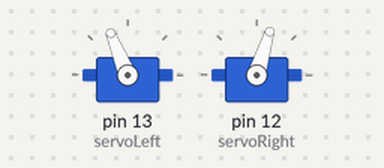
A sketch run on a simulated Arduino Uno, built with avr-gcc and run on an emulated ATmega328P. Shown: 2 × servo.

Above: at 0.05 s.
Timing chart, 0 to 3.6 s (numbered marks = the images above):
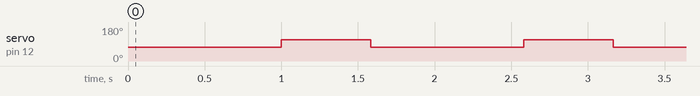

The sketch:

Test.ino
```cpp
/*
 Robotics with the BOE Shield – LeftServoClockwise
 Generate a servo full speed clockwise signal on digital pin 13.
 */

#include <Servo.h>                           // Include servo library

Servo servoLeft;
Servo servoRight;// Declare left servo

void setup()                                 // Built in initialization block
{
  servoLeft.attach(13);
  servoRight.attach(12);// Attach left signal to pin 13
  servoLeft.writeMicroseconds(1700);         // 1.3 ms full speed clockwise
  servoRight.writeMicroseconds(1300);

}

void loop()                                  // Main loop auto-repeats
{                                            // Empty, nothing needs repeating
  straight(1);
  delay(1000);
  turn90(true);
}

void straight(double velocity){
  double left = 1500 + velocity * 200;
  double right = 1500 - velocity * 200;
  servoLeft.writeMicroseconds(left);
  servoRight.writeMicroseconds(right);
}

void turn90(boolean left){
  if (left){
    servoLeft.writeMicroseconds(1700);
  servoRight.writeMicroseconds(1700);
  delay(582);
  servoLeft.writeMicroseconds(1500);
  servoRight.writeMicroseconds(1500);
  } else {

  }

}
```

Measured:
- by itself, servo on pin 12 (servoRight): alternates 112° for 0.58 s and 73° for 1.0 s
